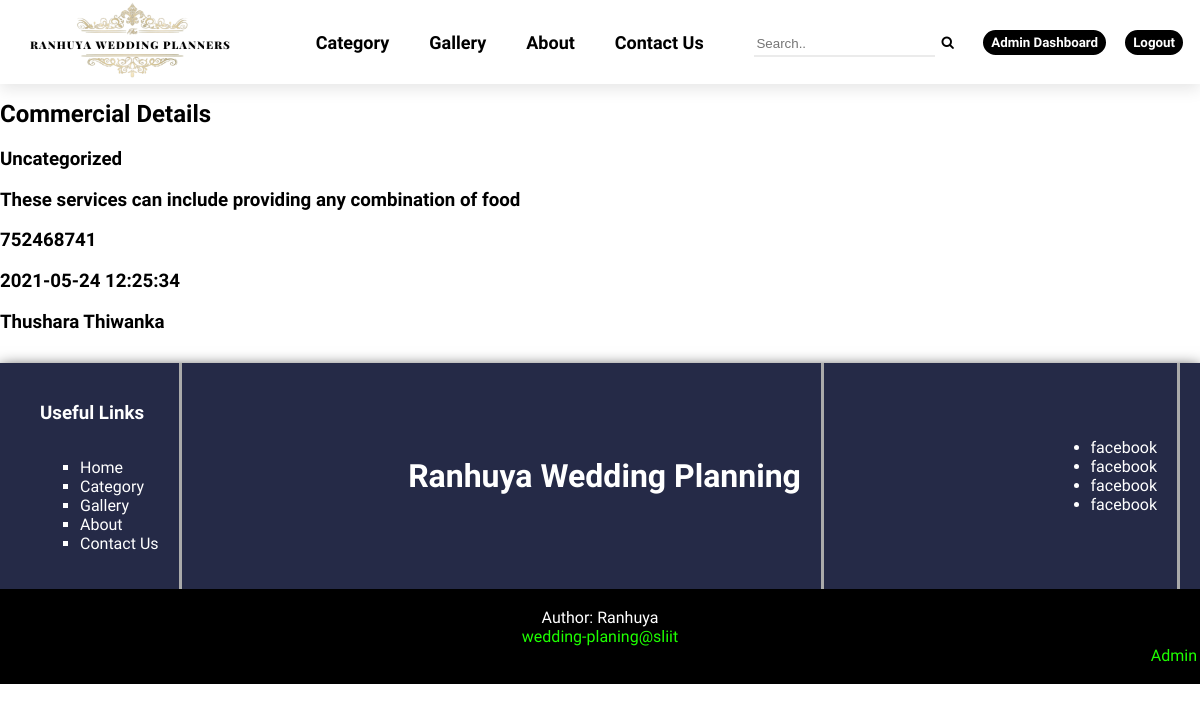
/adDetailsPage.php?adID=1 (signed in), run on the app's committed database.
### tables this page shows
CREATE TABLE Advertisement (
  adID int(11) AUTO_INCREMENT NOT NULL,
  catID int(11),
 
  title varchar(20) NOT NULL,
  addDescription varchar(300) NOT NULL,
  mobile int(11) NOT NULL,
  addImageLoc varchar(300) DEFAULT NULL,
  publishDateTime datetime DEFAULT NULL,
  status bit(1) DEFAULT NULL,
   vendorID int(11),
  CONSTRAINT advertisement_pk PRIMARY KEY (adID),
  CONSTRAINT catID_fk FOREIGN KEY (catID) REFERENCES Category(catID) ON DELETE SET NULL,
  CONSTRAINT VID_fk FOREIGN KEY (vendorID) REFERENCES Vendor(vendorID) ON DELETE SET NULL
);

CREATE TABLE Vendor(
    vendorID INT AUTO_INCREMENT PRIMARY KEY NOT NULL,   
	v_company varchar(30) ,
	v_username varchar(30) NOT NULL,
	v_imgLoc varchar(300),
	v_fname varchar(30) NOT NULL,
	v_lname varchar(30) NOT NULL,
	role varchar(10) NOT NULL,
	v_password varchar(256) NOT NULL,
	v_mobile INT,
	v_address varchar(30),
	v_email varchar(30) NOT NULL	  
);

### adDetailsPage.php (the view, shortened to what this page needs)
<?php
    $title = 'Commercial Detail'; include("header.php");
?>
<link rel="stylesheet" href="./assets/css/commercialsList.css">
<section>
    <h1 class="main-title">Commercial Details</h1>
    <?php
        $sql = mysqli_query($conn,"SELECT *
        FROM Advertisement AS A, Vendor AS V
        WHERE A.adID ='" . $_GET['adID'] . "' AND V.vendorID=A.vendorID
        ;");
        $row  = mysqli_fetch_array($sql);
        echo "<h3>". $row['title'] ."</h3>";
        echo "<h3>". $row['addDescription'] ."</h3>";
        echo "<h3>". $row['mobile'] ."</h3>";
        echo "<h3>". $row['publishDateTime'] ."</h3>";
        echo "<h3>". $row['v_fname'], " ", $row['v_lname'] ."</h3>";
    ?>
</section>
<?php include("footer.php"); ?>

### assets/css/main.css (style rules this page uses)
html, body { margin: 0; padding: 0; font-family: 'Ubuntu', sans-serif; }

### assets/css/header.css (style rules this page uses)
body { background-color: #FFF; }

### data on the page
advertisement: title "Uncategorized", addDescription "These services can include providing any combination of food", mobile "752468741", publishDateTime "2021-05-24 12:25:34", vendorID.v_fname "Thushara", vendorID.v_lname "Thiwanka"
